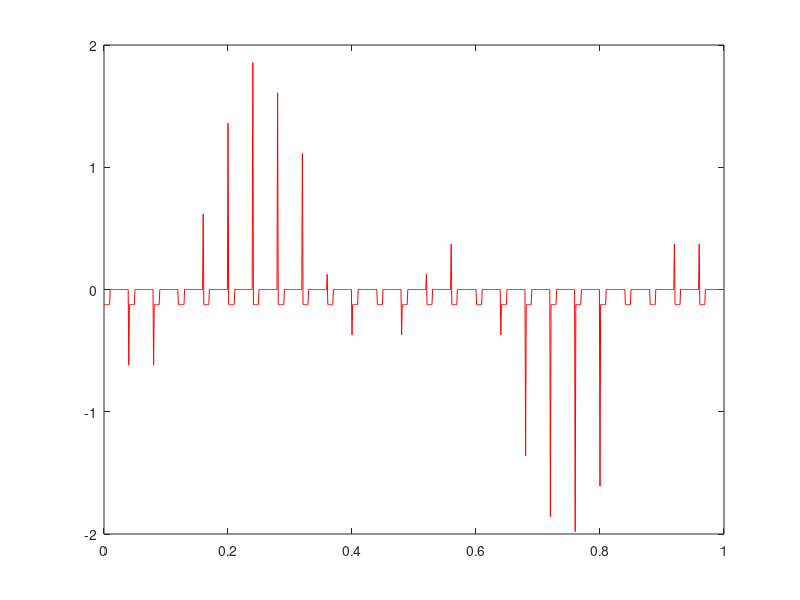

Recreate this plot in MATLAB.
clc

t = 0 : 0.001 : 0.999;
fim = 50;

gt = sin(2*pi*t) - sin(6*pi*t);

imp = zeros(1,length(t));
imp(1 : 20 : 1000) = 1;

ct = gt .* imp ;
q_val = 16;
delta = (max(ct) - min(ct))/q_val ;
start = max(ct) - delta/2;

q = zeros(1,q_val);
q(1,1) = start;

for i = 1:(q_val-1)
    q(1,i+1) = start - i*delta;
end

for i = 1:length(ct)
    for j = 1:length(q)
        if ct(i) >= q(j)
            ct(i) = q(j);
            break
        end
    end
end

pt_1c = (square(pi*t*fim , 25) +1)/2 ;
gpt_1c = pt_1c .* ct;

plot(t,gpt_1c,'color','red');